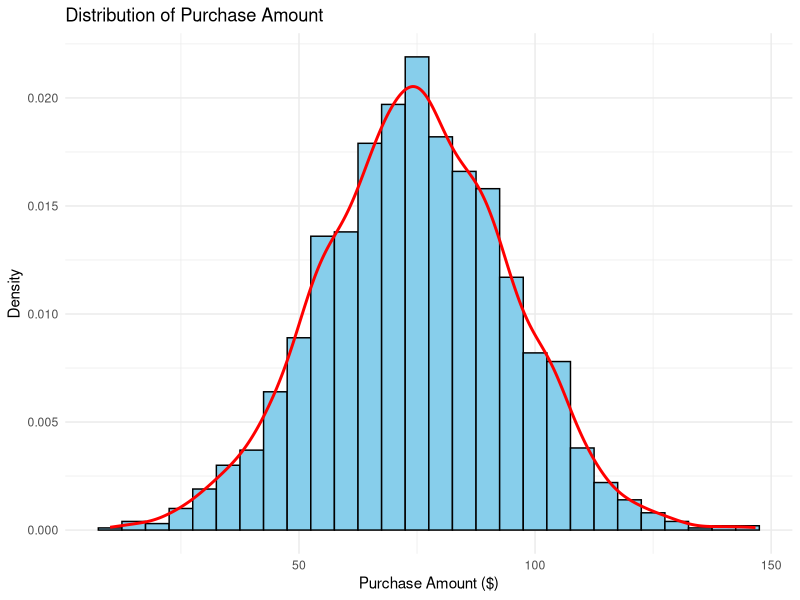
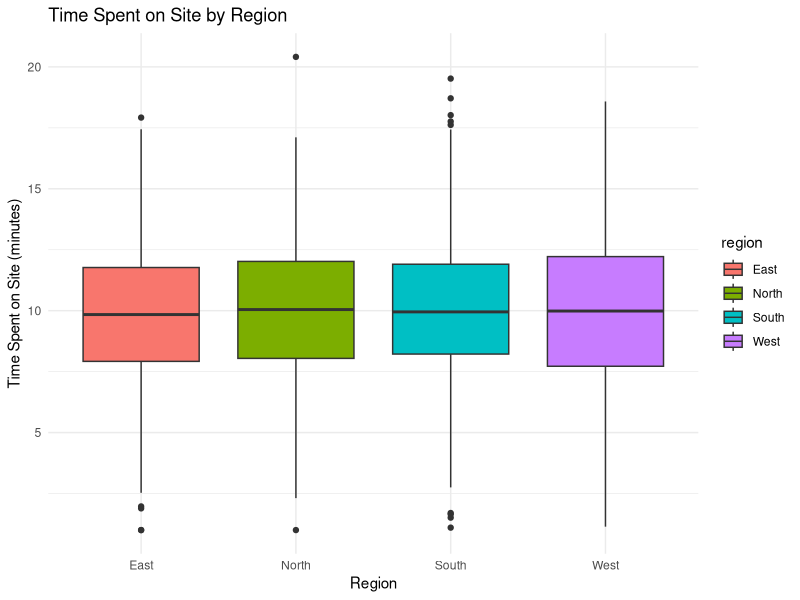
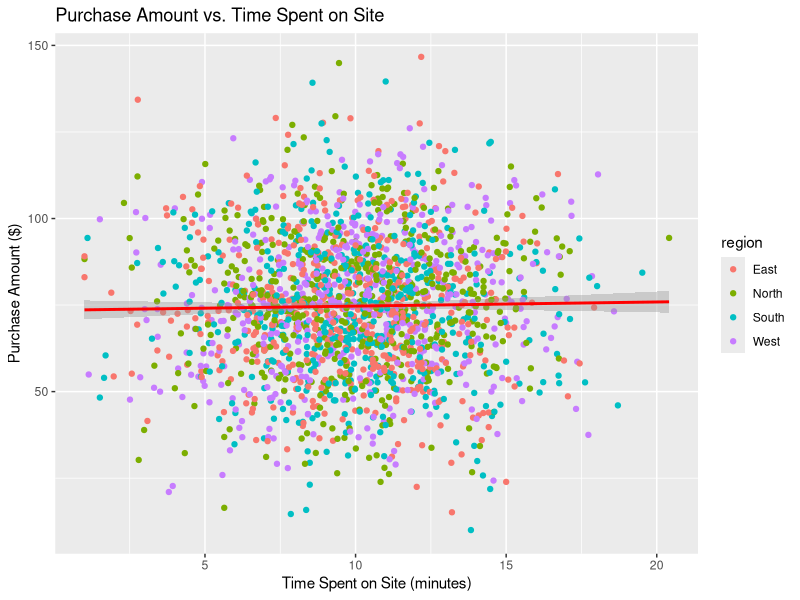
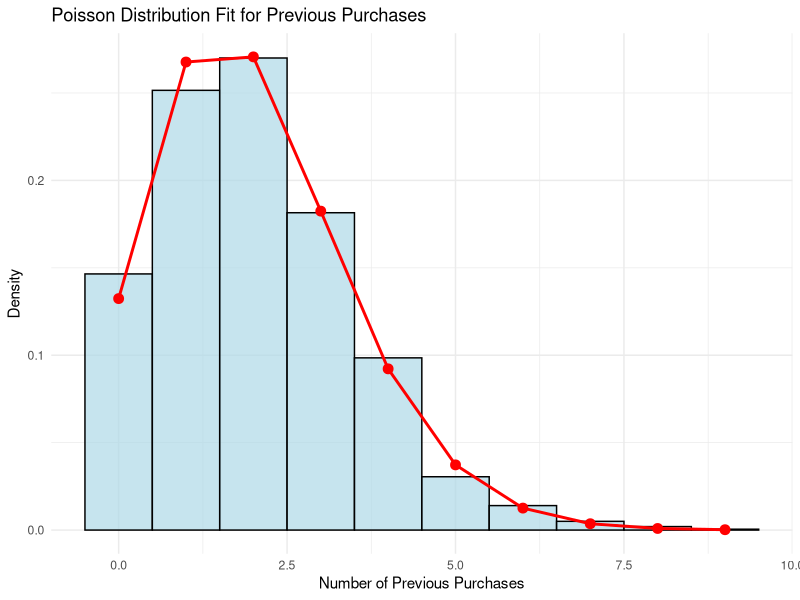
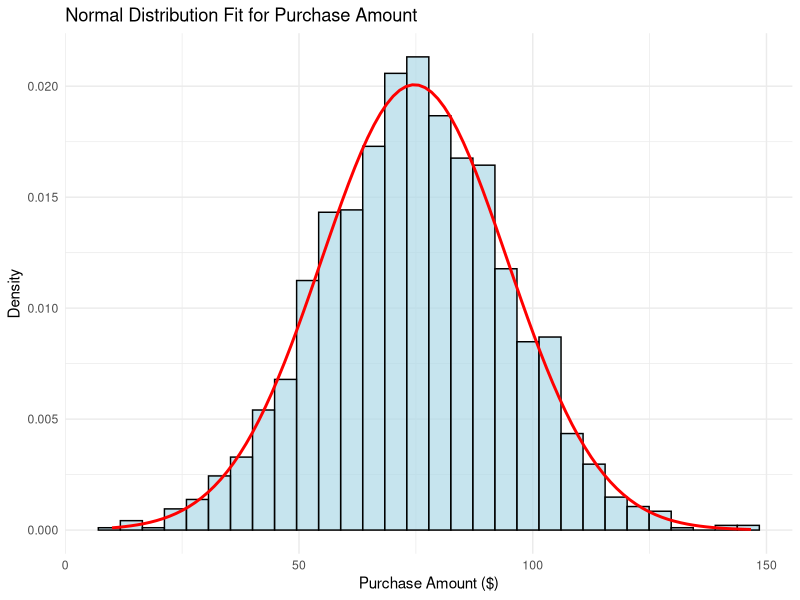
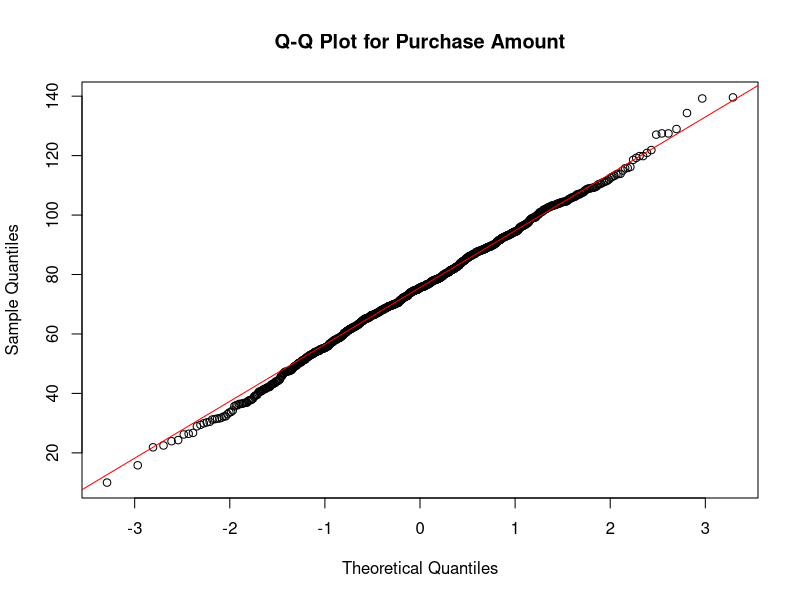
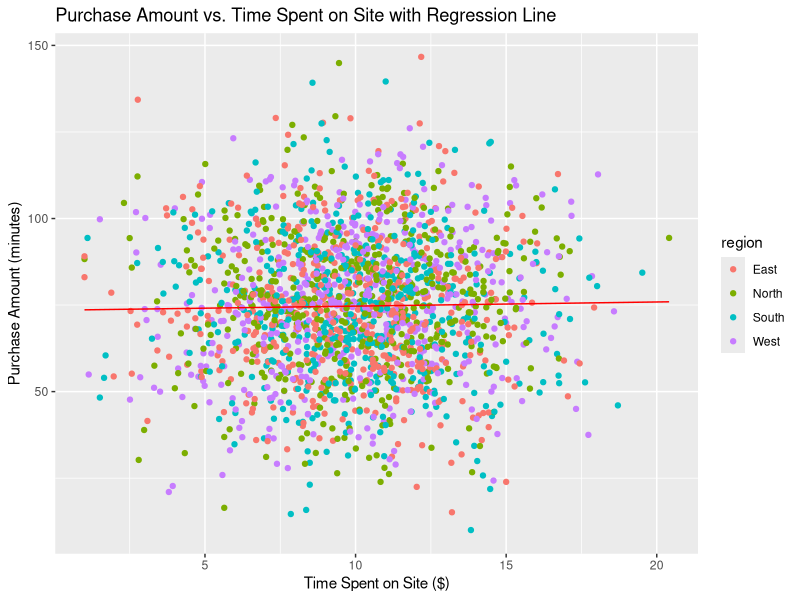
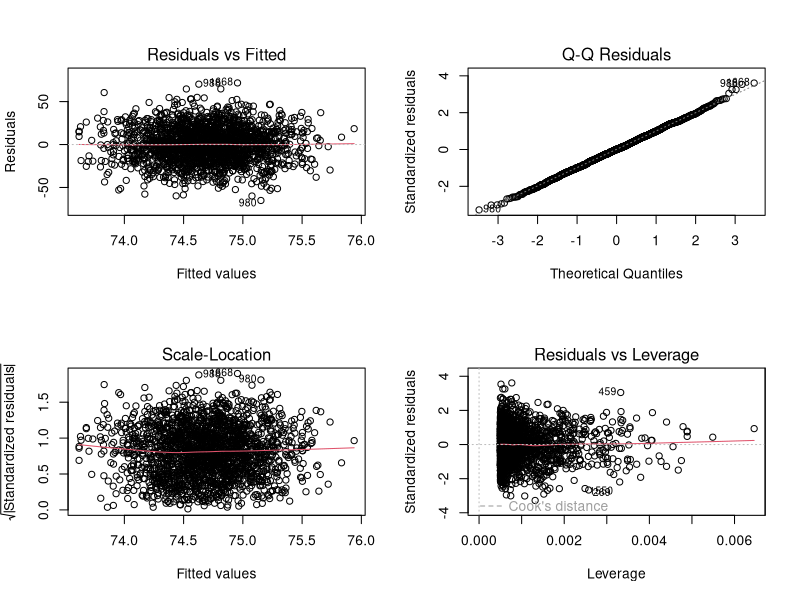

These figures' R source, in order:
## ---- chunk 1

knitr::opts_chunk$set(warning=FALSE, message=FALSE)
library(tidyverse)
library(ggplot2)
library(fitdistrplus)
library(MASS)
library(knitr)

## ---- chunk 2
# Load the dataset
data <- read.csv("customer_purchases.csv")
head(data)

## ---- chunk 3
# Summary statistics for all numerical variables.(Removed region column Because of it's a Categorical data type)
summary(data %>% select_if(is.numeric))

## ---- chunk 4
ggplot(data, aes(x = purchase_amount)) +
  geom_histogram(aes(y = ..density..), binwidth = 5, fill = "skyblue", color = "black") +
  geom_density(color = "red", size = 1) +
  labs(title = "Distribution of Purchase Amount",
       x = "Purchase Amount ($)",
       y = "Density") +
  theme_minimal()

## ---- chunk 5
ggplot(data, aes(x = region, y = time_spent_on_site, fill = region)) +
  geom_boxplot() +
  labs(title = "Time Spent on Site by Region",
       x = "Region",
       y = "Time Spent on Site (minutes)") +
  theme_minimal()

## ---- chunk 6

ggplot(data, aes(x = time_spent_on_site, y = purchase_amount)) +
  geom_point(aes(color = region)) +
  geom_smooth(method = "lm", col = "red" , se = TRUE) + #se = standerd error
  labs(title = "Purchase Amount vs. Time Spent on Site",
       x = "Time Spent on Site (minutes)",
       y = "Purchase Amount ($)") 


## ---- chunk 7
# Check for missing values
colSums(is.na(data))

# If there were any missing values remove rows with missing values:
data_cleaned <- na.omit(data)

## ---- chunk 8

# Detect outliers using IQR (InterQuartile Range) method
detect_outliers <- function(x) {
  Q1 <- quantile(x, 0.25)
  Q3 <- quantile(x, 0.75)
  IQR <- Q3 - Q1
  lower <- Q1 - 1.5 * IQR
  upper <- Q3 + 1.5 * IQR
  return(which(x < lower | x > upper))
}

# Outliers in purchase_amount
purchase_outliers <- detect_outliers(data$purchase_amount)
cat("Number of outliers in purchase amount:", length(purchase_outliers), "\n")
 

# Outliers in time_spent_on_site
time_outliers <- detect_outliers(data$time_spent_on_site)
cat("Number of outliers in time spent on site:", length(time_outliers), "\n")


# Display some outlier values
cat("Purchase amount outliers (first 10):", 
    data$purchase_amount[purchase_outliers[1:min(10, length(purchase_outliers))]], "\n")


cat("Time spend on site outliers (first 10):",
    data$time_spent_on_site[time_outliers[1:min(10, length(time_outliers))]], "\n")


## ---- chunk 9
# P(Purchase > $75)
prob_purchase_75 <- mean(data$purchase_amount > 75)
cat("P(Purchase > $75) =", round(prob_purchase_75, 4), "\n")


# P(Used Discount | Purchase > $100)
high_purchase <- data$purchase_amount > 100
prob_discount <- mean(data$used_discount[high_purchase] == 1)
cat("P(Used Discount | Purchase > $100) =", round(prob_discount, 4), "\n")
## ---- chunk 10
# Region vs Used Discount
cat("Region vs Used Discount", "\n")
region_discount <- table(data$region, data$used_discount)
rownames(region_discount) <- c("East", "North", "South", "West")
colnames(region_discount) <- c("No Discount", "Discount Used")
addmargins(region_discount)

# Previous Purchases vs Discount Usage
cat("\n", "Previous Purchases vs Discount Usage" , "\n")
prev_purchase_discount <- table(data$number_of_previous_purchases, 
                                data$used_discount)
colnames(prev_purchase_discount) <- c("No Discount", "Discount Used")
addmargins(prev_purchase_discount)


## ---- chunk 11
# Calculate conditional probabilities by region
region_stats <- data %>%
  group_by(region) %>%
  summarise(
    n = n(),
    prob_discount = mean(used_discount == 1),
    prob_high_purchase = mean(purchase_amount > 75),
    avg_purchase = mean(purchase_amount),
    .groups = 'drop'
  )

cat("Conditional Probabilities by Region: ")
print(region_stats)
## ---- chunk 12
# Fit Poisson distribution to number_of_previous_purchases
lambda_est <- mean(data$number_of_previous_purchases)
cat("Estimated lambda for Poisson distribution:", round(lambda_est, 4), "\n")

# Compare observed vs expected frequencies
obs_freq <- table(data$number_of_previous_purchases)
x_vals <- as.numeric(names(obs_freq))
exp_freq <- dpois(x_vals, lambda_est) * nrow(data)

comparison_poisson <- data.frame(
  Value = x_vals,
  Observed = as.numeric(obs_freq),
  Expected = round(exp_freq, 1)
)
print("Poisson Distribution Fit:")
print(comparison_poisson)


# Calculate Poisson probabilities and normalize them
poisson_probs <- dpois(x_vals, lambda_est)
poisson_probs_normalized <- poisson_probs / sum(poisson_probs)

## ---- chunk 13
# Visualization of Poisson fit
ggplot(data, aes(x = number_of_previous_purchases)) +
  geom_histogram(aes(y = ..density..), bins = max(data$number_of_previous_purchases) + 1, 
                 fill = "lightblue", color = "black", alpha = 0.7) +
  geom_point(data = data.frame(x = x_vals, y = dpois(x_vals, lambda_est)),
             aes(x = x, y = y), color = "red", size = 3) +
  geom_line(data = data.frame(x = x_vals, y = dpois(x_vals, lambda_est)),
            aes(x = x, y = y), color = "red", size = 1) +
  labs(title = "Poisson Distribution Fit for Previous Purchases",
       x = "Number of Previous Purchases",
       y = "Density") +
  theme_minimal()


## ---- chunk 14
# Fit Normal distribution to purchase_amount
mean_purchase <- mean(data$purchase_amount)
sd_purchase <- sd(data$purchase_amount)
cat("Estimated mean:", round(mean_purchase, 4), "\n")
cat("Estimated standard deviation:", round(sd_purchase, 4), "\n")

## ---- chunk 15

# Histogram with normal overlay
ggplot(data, aes(x = purchase_amount)) +
  geom_histogram(aes(y = ..density..), bins = 30, fill = "lightblue", 
                 color = "black", alpha = 0.7) +
  stat_function(fun = dnorm, args = list(mean = mean_purchase, sd = sd_purchase),
                color = "red", size = 1) +
  labs(title = "Normal Distribution Fit for Purchase Amount",
       x = "Purchase Amount ($)",
       y = "Density") +
  theme_minimal()


## ---- chunk 16
sample_purchases <- sample(data$purchase_amount, 1000)
shapiro_test <- shapiro.test(sample_purchases)
qqnorm(sample_purchases, main = "Q-Q Plot for Purchase Amount")
qqline(sample_purchases, col = "red")

lambda_est <- mean(data$number_of_previous_purchases)
print(lambda_est)

## ---- chunk 17
# Correlation between time_spent and purchase_amount
correlation <- cor(data$time_spent_on_site, data$purchase_amount)
cat("Correlation coefficient:", round(correlation, 4), "\n")


# Build the linear regression model
model <- lm(purchase_amount ~ time_spent_on_site, data = data)


# Get the fitted values
fitted_values <- predict(model)

# Plot the regression line
ggplot(data, aes(x = time_spent_on_site, y = purchase_amount)) +
  geom_point(aes(color = region)) +
  geom_line(aes(y = fitted_values), col = "red") +
  labs(title = "Purchase Amount vs. Time Spent on Site with Regression Line",
       x = "Time Spent on Site ($)",
       y = "Purchase Amount (minutes)")
## ---- chunk 18
# Build linear regression model
model <- lm(purchase_amount ~ time_spent_on_site, data = data)

# Model summary
print("Linear Regression Model Summary:")
summary(model)

# Extract coefficients
beta_0 <- coef(model)[1]
beta_1 <- coef(model)[2]

cat("Fitted equation: Y =", round(beta_0, 4), "+", round(beta_1, 4), "* X\n")



# Get fitted values
data$fitted_purchase_amount <- predict(model, newdata = data)

## ---- chunk 19
# Get fitted values and residuals
data$fitted_values <- fitted(model)
data$residuals <- residuals(model)
# Diagnostic plots
par(mfrow = c(2, 2))
plot(model)
par(mfrow = c(1, 1))

# Regression line over data
ggplot(data, aes(x = time_spent_on_site, y = purchase_amount)) +
  geom_point(aes(color = region)) +
  geom_line(aes(y = fitted_values), color = "red", size = 1) +
  labs(title = "Regression Line: Purchase Amount vs Time Spent",
       x = "Time Spent on Site (minutes)",
       y = "Purchase Amount ($)") +
  theme_minimal()
## ---- chunk 20
# Predict purchase_amount for time_spent = 12 minutes
prediction_12min <- predict(model, newdata = data.frame(time_spent_on_site = 12))
cat("Predicted purchase amount for 12 minutes:", round(prediction_12min, 2), "$\n")

# Confidence interval for prediction
prediction_ci <- predict(model, newdata = data.frame(time_spent_on_site = 12), 
                        interval = "confidence")
cat("95% Confidence Interval: [", round(prediction_ci[2], 2), ",", 
    round(prediction_ci[3], 2), "]\n")
